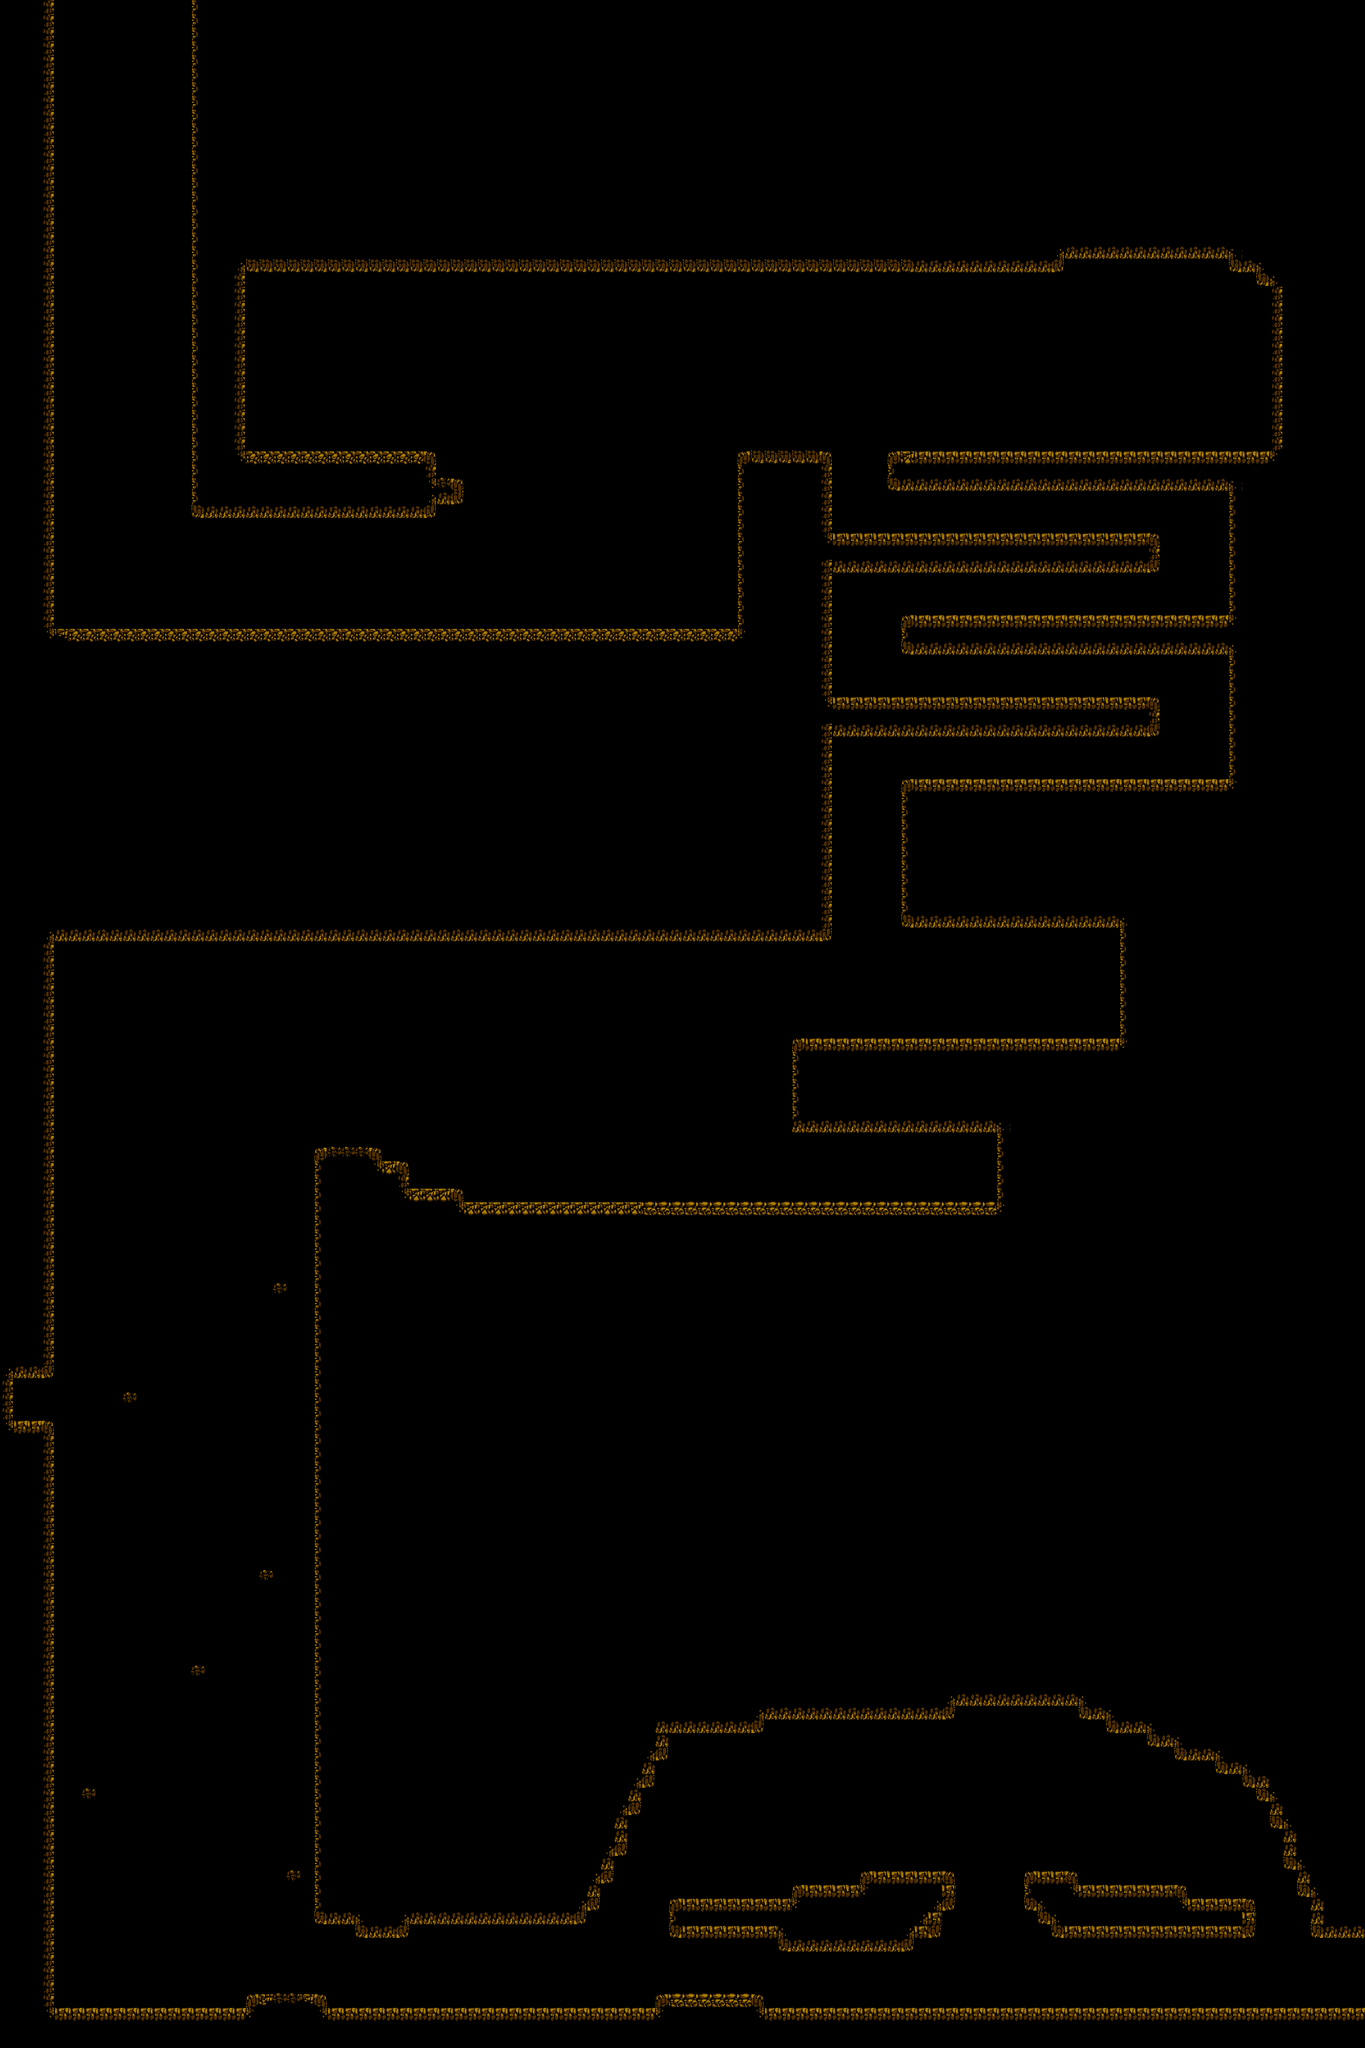

This game map was drawn from its Tiled (.tmx) file and the tilesets committed beside it. A one-line description and the trimmed map source follow:
An orthogonal 100x150 tile map with 32x32 px tiles, 1 tile layer (Texture), 3 tilesets and 122 objects (50x Platform, 12x Rock Small, 11x Dirt Small, 6x Green Weed, 5x Rock Large, ...).

<map version="1.0" orientation="orthogonal" renderorder="left-down" width="100" height="150" tilewidth="32" tileheight="32" nextobjectid="163">
 <tileset firstgid="1" name="groundTileset" tilewidth="32" tileheight="32" tilecount="9">
  <image source="Tiles/groundTileset.png" width="288" height="32" />
 </tileset>
 <tileset firstgid="10" name="RockSpritestrip" tilewidth="32" tileheight="32" tilecount="10">
  <image source="Tiles/RockSpritestrip.png" width="320" height="32" />
 </tileset>
 <tileset firstgid="20" name="Cave_OG" tilewidth="32" tileheight="32" tilecount="28">
  <image source="Tiles/Cave_OG.png" width="896" height="32" />
 </tileset>
 <layer name="Texture" width="100" height="150">
  <data>[15000 cells, 9319 non-empty, 22 distinct tile ids]</data>
 </layer>
 <objectgroup name="Blocks">
  <object id="59" name="Rock Large" x="2656" y="1184" width="64" height="64">
   <properties>
    <property name="type" value="rock" />
    <property name="w" value="64" />
    <property name="x" value="2656.00" />
    <property name="y" value="1184.00" />
   </properties>
  </object>
  <object id="60" name="Rock Large" x="832" y="992" width="64" height="64">
   <properties>
    <property name="type" value="rock" />
    <property name="w" value="64" />
    <property name="x" value="832.00" />
    <property name="y" value="992.00" />
   </properties>
  </object>
  <object id="61" name="Rock Large" x="2240" y="2752" width="64" height="64">
   <properties>
    <property name="type" value="rock" />
    <property name="w" value="64" />
    <property name="x" value="2240.00" />
    <property name="y" value="2752.00" />
   </properties>
  </object>
  <object id="63" name="Rock Small" x="2240" y="1792" width="32" height="32">
   <properties>
    <property name="type" value="rock" />
    <property name="w" value="32" />
    <property name="x" value="2240.00" />
    <property name="y" value="1792.00" />
   </properties>
  </object>
  <object id="64" name="Rock Small" x="2240" y="1760" width="32" height="32">
   <properties>
    <property name="type" value="rock" />
    <property name="w" value="32" />
    <property name="x" value="2240.00" />
    <property name="y" value="1792.00" />
   </properties>
  </object>
  <object id="65" name="Rock Small" x="2432" y="1408" width="32" height="32">
   <properties>
    <property name="type" value="rock" />
    <property name="w" value="32" />
    <property name="x" value="2432.00" />
    <property name="y" value="1408.00" />
   </properties>
  </object>
  <object id="66" name="Rock Small" x="2464" y="1408" width="32" height="32">
   <properties>
    <property name="type" value="rock" />
    <property name="w" value="32" />
    <property name="x" value="2464.00" />
    <property name="y" value="1408.00" />
   </properties>
  </object>
  <object id="67" name="Dirt Small" x="2272" y="1792" width="32" height="32">
   <properties>
    <property name="type" value="dirt" />
    <property name="w" value="32" />
    <property name="x" value="2272.00" />
    <property name="y" value="1792.00" />
   </properties>
  </object>
  <object id="68" name="Dirt Small" x="2208" y="1408" width="32" height="32">
   <properties>
    <property name="type" value="dirt" />
    <property name="w" value="32" />
    <property name="x" value="2208.00" />
    <property name="y" value="1408.00" />
   </properties>
  </object>
  <object id="69" name="Dirt Small" x="2624" y="1216" width="32" height="32">
   <properties>
    <property name="type" value="dirt" />
    <property name="w" value="32" />
    <property name="x" value="1024" />
    <property name="y" value="320" />
   </properties>
  </object>
  <object id="70" name="Dirt Small" x="2432" y="1376" width="32" height="32">
   <properties>
    <property name="type" value="dirt" />
    <property name="w" value="32" />
    <property name="x" value="2432.00" />
    <property name="y" value="1376.00" />
   </properties>
  </object>
  <object id="71" name="Dirt Small" x="2400" y="1408" width="32" height="32">
   <properties>
    <property name="type" value="dirt" />
    <property name="w" value="32" />
    <property name="x" value="2400.00" />
    <property name="y" value="1408.00" />
   </properties>
  </object>
  <object id="72" name="Sand Large" x="608" y="1408" width="64" height="64">
   <properties>
    <property name="type" value="sand" />
    <property name="w" value="64" />
    <property name="x" value="608.00" />
    <property name="y" value="1408.00" />
   </properties>
  </object>
  <object id="73" name="Dirt Large" x="896" y="1408" width="64" height="64">
   <properties>
    <property name="type" value="dirt" />
    <property name="w" value="64" />
    <property name="x" value="896.00" />
    <property name="y" value="1408.00" />
   </properties>
  </object>
  <object id="74" name="Rock Large" x="672" y="1408" width="64" height="64">
   <properties>
    <property name="type" value="rock" />
    <property name="w" value="64" />
    <property name="x" value="672.00" />
    <property name="y" value="1408.00" />
   </properties>
  </object>
  <object id="77" name="Rock Small" x="576" y="1440" width="32" height="32">
   <properties>
    <property name="type" value="rock" />
    <property name="w" value="32" />
    <property name="x" value="576.00" />
    <property name="y" value="1440.00" />
   </properties>
  </object>
  <object id="78" name="Rock Small" x="896" y="1376" width="32" height="32">
   <properties>
    <property name="type" value="rock" />
    <property name="w" value="32" />
    <property name="x" value="896.00" />
    <property name="y" value="1376.00" />
   </properties>
  </object>
  <object id="79" name="Rock Small" x="1376" y="1440" width="32" height="32">
   <properties>
    <property name="type" value="rock" />
    <property name="w" value="32" />
    <property name="x" value="1376.00" />
    <property name="y" value="1440.00" />
   </properties>
  </object>
  <object id="80" name="Rock Small" x="1408" y="1408" width="32" height="32">
   <properties>
    <property name="type" value="rock" />
    <property name="w" value="32" />
    <property name="x" value="1408.00" />
    <property name="y" value="1408.00" />
   </properties>
  </object>
  <object id="81" name="Rock Small" x="1408" y="1440" width="32" height="32">
   <properties>
    <property name="type" value="rock" />
    <property name="w" value="32" />
    <property name="x" value="1408.00" />
    <property name="y" value="1440.00" />
   </properties>
  </object>
  <object id="82" name="Dirt Small" x="640" y="1376" width="32" height="32">
   <properties>
    <property name="type" value="dirt" />
    <property name="w" value="32" />
    <property name="x" value="640.00" />
    <property name="y" value="1376.00" />
   </properties>
  </object>
  <object id="83" name="Dirt Small" x="672" y="1376" width="32" height="32">
   <properties>
    <property name="type" value="dirt" />
    <property name="w" value="32" />
    <property name="x" value="672.00" />
    <property name="y" value="1376.00" />
   </properties>
  </object>
  <object id="84" name="Dirt Small" x="960" y="1440" width="32" height="32">
   <properties>
    <property name="type" value="dirt" />
    <property name="w" value="32" />
    <property name="x" value="960.00" />
    <property name="y" value="1440.00" />
   </properties>
  </object>
  </objectgroup>
 <objectgroup name="Platform">
  <!-- 10 objects omitted --></objectgroup>
 <objectgroup name="Level_Data">
  <!-- 10 objects omitted --></objectgroup>
 <objectgroup name="Enemy_Data">
  <!-- 17 objects omitted --></objectgroup>
 <objectgroup name="Player_Data">
  <!-- 4 objects omitted --></objectgroup>
 <objectgroup name="Terrain">
  <!-- 50 objects omitted --></objectgroup>
 <objectgroup name="BG" />
 <objectgroup name="FG" />
</map>
<!-- 99 of 122 objects omitted -->
